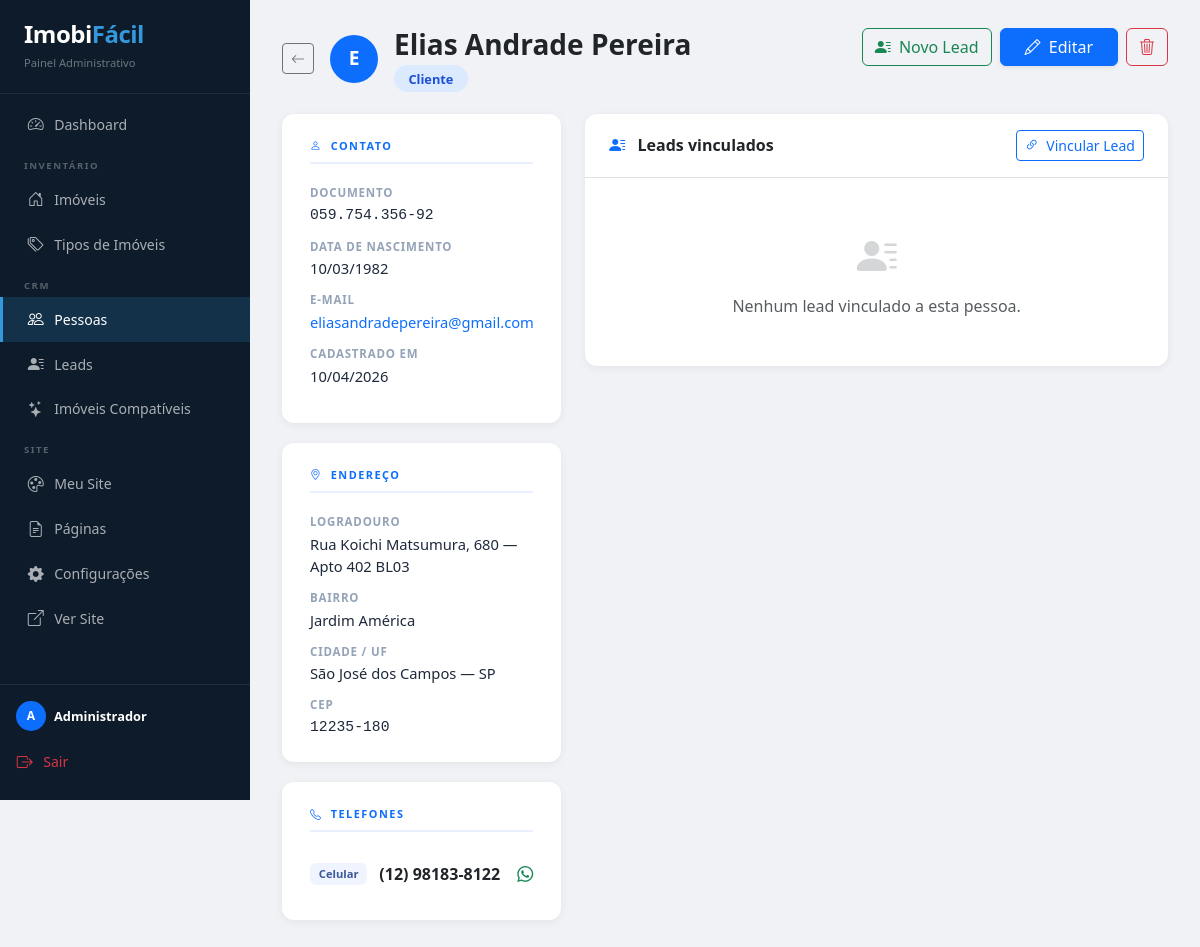
/admin/pessoas/1 (signed in), run on the app's committed database.
### app/models.py (models this page shows, shortened)
class Usuario(db.Model, UserMixin):
    __tablename__ = 'usuarios'
    id             = db.Column(db.Integer, primary_key=True)
    imobiliaria_id = db.Column(db.Integer, db.ForeignKey('imobiliarias.id'), nullable=False)
    nome           = db.Column(db.String(100), nullable=False)
    email          = db.Column(db.String(120), unique=True, nullable=False)
    senha_hash     = db.Column(db.String(256))

class Pessoa(db.Model):
    __tablename__ = 'pessoas'
    id             = db.Column(db.Integer, primary_key=True)
    imobiliaria_id = db.Column(db.Integer, db.ForeignKey('imobiliarias.id'), nullable=False)
    tipo           = db.Column(db.String(20), default='Cliente')
    nome           = db.Column(db.String(150), nullable=False)
    documento      = db.Column(db.String(20))
    email          = db.Column(db.String(120))
    data_nascimento= db.Column(db.Date)
    cep            = db.Column(db.String(10))
    logradouro     = db.Column(db.String(200))
    numero         = db.Column(db.String(10))
    complemento    = db.Column(db.String(60))
    bairro         = db.Column(db.String(100))
    cidade         = db.Column(db.String(100))
    estado         = db.Column(db.String(2))
    observacoes    = db.Column(db.Text)
    data_cadastro  = db.Column(db.DateTime, default=datetime.utcnow)
    telefones = db.relationship('TelefonePessoa', backref='pessoa', lazy=True,
                                cascade='all, delete-orphan', order_by='TelefonePessoa.id')
    leads     = db.relationship('Lead', backref='pessoa', lazy=True,
                                foreign_keys='Lead.pessoa_id')

class TelefonePessoa(db.Model):
    __tablename__ = 'telefones_pessoa'
    id        = db.Column(db.Integer, primary_key=True)
    pessoa_id = db.Column(db.Integer, db.ForeignKey('pessoas.id'), nullable=False)
    numero    = db.Column(db.String(20), nullable=False)
    tipo      = db.Column(db.String(20), default='Celular')  # Celular|WhatsApp|Fixo|Comercial

### app/pessoas/routes.py (the view)
@pessoas_bp.route('/<int:id>')
@login_required
def ver_pessoa(id):
    pessoa = _pessoa_da_imob(id)
    leads  = Lead.query.filter_by(
        pessoa_id=id, imobiliaria_id=current_user.imobiliaria_id
    ).order_by(Lead.data_contato.desc()).all()
    return render_template('admin/pessoas/ver.html',
                           pessoa=pessoa, leads=leads)

### app/templates/admin/pessoas/ver.html (shortened to what this page needs)
{% extends 'admin/base.html' %}
{% block content %}
<div class="d-flex justify-content-between align-items-start mb-4">
    <div class="d-flex align-items-center gap-3">
        <a href="{{ url_for('pessoas.listar_pessoas') }}" class="btn btn-outline-secondary btn-sm">
            <i class="bi bi-arrow-left"></i>
        </a>
        <div class="rounded-circle bg-primary d-flex align-items-center justify-content-center text-white fw-bold"
             style="width:48px;height:48px;font-size:1.2rem;flex-shrink:0;">
            {{ pessoa.nome[0].upper() }}
        </div>
        <div>
            <h2 class="h3 fw-bold mb-1">{{ pessoa.nome }}</h2>
            <span class="tipo-badge tipo-{{ pessoa.tipo }}">{{ pessoa.tipo }}</span>
        </div>
    </div>
    <div class="d-flex gap-2">
        <form method="POST" action="{{ url_for('pessoas.novo_lead_da_pessoa', id=pessoa.id) }}">
            <button type="submit" class="btn btn-outline-success">
                <i class="bi bi-person-lines-fill me-1"></i> Novo Lead
            </button>
        </form>
        <a href="{{ url_for('pessoas.editar_pessoa', id=pessoa.id) }}"
           class="btn btn-primary px-4 shadow-sm">
            <i class="bi bi-pencil me-1"></i> Editar
        </a>
        <form method="POST" action="{{ url_for('pessoas.excluir_pessoa', id=pessoa.id) }}"
              onsubmit="return confirm('Excluir \'{{ pessoa.nome | e }}\'?')">
            <button type="submit" class="btn btn-outline-danger">
                <i class="bi bi-trash3"></i>
            </button>
        </form>
    </div>
</div>
<div class="row g-4">
    <div class="col-lg-4">
        <div class="info-card">
            <div class="section-label"><i class="bi bi-person me-1"></i> Contato</div>
            {% if pessoa.documento %}
            <div class="info-item">
                <div class="label">Documento</div>
                <div class="value" style="font-family:monospace;">{{ pessoa.documento }}</div>
            </div>
            {% endif %}
            {% if pessoa.data_nascimento %}
            <div class="info-item">
                <div class="label">Data de nascimento</div>
                <div class="value">{{ pessoa.data_nascimento.strftime('%d/%m/%Y') }}</div>
            </div>
            {% endif %}
            {% if pessoa.email %}
            <div class="info-item">
                <div class="label">E-mail</div>
                <div class="value">
                    <a href="mailto:{{ pessoa.email }}" class="text-decoration-none">{{ pessoa.email }}</a>
                </div>
            </div>
            {% endif %}
            <div class="info-item">
                <div class="label">Cadastrado em</div>
                <div class="value">{{ pessoa.data_cadastro.strftime('%d/%m/%Y') if pessoa.data_cadastro else '—' }}</div>
            </div>
        </div>
        {% if pessoa.logradouro or pessoa.cidade %}
        <div class="info-card">
            <div class="section-label"><i class="bi bi-geo-alt me-1"></i> Endereço</div>
            {% if pessoa.logradouro %}
            <div class="info-item">
                <div class="label">Logradouro</div>
                <div class="value">
                    {{ pessoa.logradouro }}{% if pessoa.numero %}, {{ pessoa.numero }}{% endif %}
                    {% if pessoa.complemento %} — {{ pessoa.complemento }}{% endif %}
                </div>
            </div>
            {% endif %}
            {% if pessoa.bairro %}
            <div class="info-item">
                <div class="label">Bairro</div>
                <div class="value">{{ pessoa.bairro }}</div>
            </div>
            {% endif %}
            {% if pessoa.cidade %}
            <div class="info-item">
                <div class="label">Cidade / UF</div>
                <div class="value">{{ pessoa.cidade }}{% if pessoa.estado %} — {{ pessoa.estado }}{% endif %}</div>
            </div>
            {% endif %}
            {% if pessoa.cep %}
            <div class="info-item mb-0">
                <div class="label">CEP</div>
                <div class="value" style="font-family:monospace;">{{ pessoa.cep }}</div>
            </div>
            {% endif %}
        </div>
        {% endif %}
        <div class="info-card">
            <div class="section-label"><i class="bi bi-telephone me-1"></i> Telefones</div>
            {% if pessoa.telefones %}
            {% for tel in pessoa.telefones %}
            <div class="tel-row">
                <span class="tel-tipo-tag">{{ tel.tipo }}</span>
                <span class="fw-bold">{{ tel.numero }}</span>
                <a href="https://wa.me/55{{ tel.numero | replace('(','') | replace(')','') | replace(' ','') | replace('-','') }}"
                   target="_blank" class="ms-auto text-success" title="Abrir WhatsApp">
                    <i class="bi bi-whatsapp"></i>
                </a>
            </div>
            {% endfor %}
            {% else %}
            <span class="text-muted small">Nenhum telefone cadastrado.</span>
            {% endif %}
        </div>
    </div>
    <div class="col-lg-8">
        <div class="info-card p-0">
            <div class="px-4 py-3 border-bottom d-flex justify-content-between align-items-center">
                <h6 class="fw-bold mb-0">
                    <i class="bi bi-person-lines-fill me-2 text-primary"></i>
                    Leads vinculados
                </h6>
                <button type="button" class="btn btn-outline-primary btn-sm"
                        data-bs-toggle="modal" data-bs-target="#modalVincularLead">
                    <i class="bi bi-link-45deg me-1"></i> Vincular Lead
                </button>
            </div>
            {% if leads %}
            <div class="table-responsive">
                <table class="table mb-0 lead-row">
                    <thead class="table-light">
                        <tr>
                            <th class="ps-4" style="font-size:.72rem;text-transform:uppercase;letter-spacing:.8px;color:#888;font-weight:700;">Nome no lead</th>
                            <th style="font-size:.72rem;text-transform:uppercase;letter-spacing:.8px;color:#888;font-weight:700;">Status</th>
                            <th style="font-size:.72rem;text-transform:uppercase;letter-spacing:.8px;color:#888;font-weight:700;">Origem</th>
                            <th style="font-size:.72rem;text-transform:uppercase;letter-spacing:.8px;color:#888;font-weight:700;">Data</th>
                            <th class="text-end pe-4" style="font-size:.72rem;text-transform:uppercase;letter-spacing:.8px;color:#888;font-weight:700;">Ações</th>
                        </tr>
                    </thead>
                    <tbody>
                    {% for lead in leads %}
                    <tr>
                        <td class="ps-4 fw-semibold">{{ lead.nome }}</td>
                        <td>
                            <span class="status-badge status-{{ lead.status }}">{{ lead.status }}</span>
                        </td>
                        <td class="text-muted small">{{ lead.origem }}</td>
                        <td class="text-muted small">{{ lead.data_contato.strftime('%d/%m/%Y') }}</td>
                        <td class="text-end pe-4">
                            <div class="d-flex gap-1 justify-content-end">
                                <a href="{{ url_for('leads.editar_lead', id=lead.id) }}"
                                   class="btn btn-outline-secondary btn-sm" title="Ver lead">
                                    <i class="bi bi-eye"></i>
                                </a>
                                <form method="POST"
                                      action="{{ url_for('pessoas.desvincular_lead', pessoa_id=pessoa.id, lead_id=lead.id) }}"
                                      onsubmit="return confirm('Desvincular este lead da pessoa?')">
                                    <button type="submit" class="btn btn-outline-danger btn-sm" title="Desvincular">
                                        <i class="bi bi-link-45deg" style="text-decoration:line-through;"></i>
                                    </button>
                                </form>
                            </div>
                        </td>
                    </tr>
                    {% endfor %}
                    </tbody>
                </table>
            </div>
            {% else %}
            <div class="text-center py-5 text-muted">
                <i class="bi bi-person-lines-fill fs-1 opacity-25 d-block mb-2"></i>
                Nenhum lead vinculado a esta pessoa.
            </div>
            {% endif %}
        </div>
    </div>
</div>
{% endblock %}

### app/templates/admin/base.html (shortened to what this page needs)
<!DOCTYPE html>
<html lang="pt-br">
<head>
    <link href="https://cdn.jsdelivr.net/npm/bootstrap@5.3.0/dist/css/bootstrap.min.css" rel="stylesheet">
    <link rel="stylesheet" href="https://cdn.jsdelivr.net/npm/bootstrap-icons@1.11.0/font/bootstrap-icons.css">
</head>
<body>
<nav id="sidebar">
    <div class="brand">
        <h4>Imobi<span style="color:#3498db;">Fácil</span></h4>
        <small>Painel Administrativo</small>
    </div>
    <div class="mt-2 flex-grow-1">
        <a href="{{ url_for('admin.dashboard') }}"
           class="nav-link-side {% if request.endpoint == 'admin.dashboard' %}active{% endif %}">
            <i class="bi bi-speedometer2"></i> Dashboard
        </a>
        <div class="nav-group-label">Inventário</div>
        <a href="{{ url_for('admin.listar_imoveis') }}"
           class="nav-link-side {% if request.endpoint in ['admin.listar_imoveis','admin.novo_imovel','admin.editar_imovel'] %}active{% endif %}">
            <i class="bi bi-house-door"></i> Imóveis
        </a>
        <a href="{{ url_for('admin.listar_tipos') }}"
           class="nav-link-side {% if request.endpoint in ['admin.listar_tipos','admin.novo_tipo'] %}active{% endif %}">
            <i class="bi bi-tags"></i> Tipos de Imóveis
        </a>
        <div class="nav-group-label">CRM</div>
        <a href="{{ url_for('pessoas.listar_pessoas') }}"
           class="nav-link-side {% if 'pessoas.' in request.endpoint %}active{% endif %}">
            <i class="bi bi-people"></i> Pessoas
        </a>
        <a href="{{ url_for('leads.listar_leads') }}"
           class="nav-link-side {% if request.endpoint == 'leads.listar_leads' or request.endpoint in ['leads.novo_lead','leads.editar_lead'] %}active{% endif %}">
            <i class="bi bi-person-lines-fill"></i> Leads
        </a>
        <a href="{{ url_for('leads.pagina_compativeis') }}"
           class="nav-link-side {% if request.endpoint in ['leads.pagina_compativeis','leads.atualizar_compativel','leads.recalcular_compativeis','leads.enviar_emails_compativeis','leads.enviar_email_lead_compativel'] %}active{% endif %}">
            <i class="bi bi-stars"></i> Imóveis Compatíveis
        </a>
        <div class="nav-group-label">Site</div>
        <a href="{{ url_for('admin.meusite') }}"
           class="nav-link-side {% if 'admin.meusite' in request.endpoint or request.endpoint in ['admin.salvar_tema','admin.salvar_identidade','admin.novo_banner','admin.excluir_banner'] %}active{% endif %}">
            <i class="bi bi-palette"></i> Meu Site
        </a>
        <a href="{{ url_for('admin.paginas') }}"
           class="nav-link-side ">
            <i class="bi bi-file-earmark-text"></i> Páginas
        </a>
        <a href="{{ url_for('admin.configuracoes') }}"
           class="nav-link-side {% if request.endpoint == 'admin.configuracoes' %}active{% endif %}">
            <i class="bi bi-gear-fill"></i> Configurações
        </a>
        <a href="{{ url_for('site.index') }}" target="_blank"
           class="nav-link-side">
            <i class="bi bi-box-arrow-up-right"></i> Ver Site
        </a>
    </div>
    <div class="border-top border-secondary p-3" style="border-color: rgba(255,255,255,.08) !important;">
        {% if current_user.is_authenticated %}
        <div class="d-flex align-items-center gap-2 mb-2">
            <div class="rounded-circle bg-primary d-flex align-items-center justify-content-center text-white fw-bold"
                 style="width:30px;height:30px;font-size:.75rem;flex-shrink:0;">
                {{ current_user.nome[0].upper() if current_user.nome else 'U' }}
            </div>
            <div style="overflow:hidden;">
                <div class="text-white fw-bold" style="font-size:.8rem;white-space:nowrap;overflow:hidden;text-overflow:ellipsis;">
                    {{ current_user.nome }}
                </div>
            </div>
        </div>
        {% endif %}
        <a href="{{ url_for('auth.logout') }}" class="nav-link-side text-danger ps-0" style="border:none;">
            <i class="bi bi-box-arrow-right"></i> Sair
        </a>
    </div>
</nav>
<main id="main-content">
    {% block content %}{% endblock %}
</main>
</body>
</html>

### data on the page
Usuario: nome "A", nome "Administrador"
Pessoa: nome "E", nome "Elias Andrade Pereira", tipo "Cliente", documento "059.754.356-92", data_nascimento "10/03/1982", email "eliasandradepereira@gmail.com", data_cadastro "10/04/2026", logradouro "Rua Koichi Matsumura", numero "680", complemento "Apto 402 BL03", bairro "Jardim América", cidade "São José dos Campos", estado "SP", cep "12235-180"
TelefonePessoa: tipo "Celular", numero "(12) 98183-8122"
